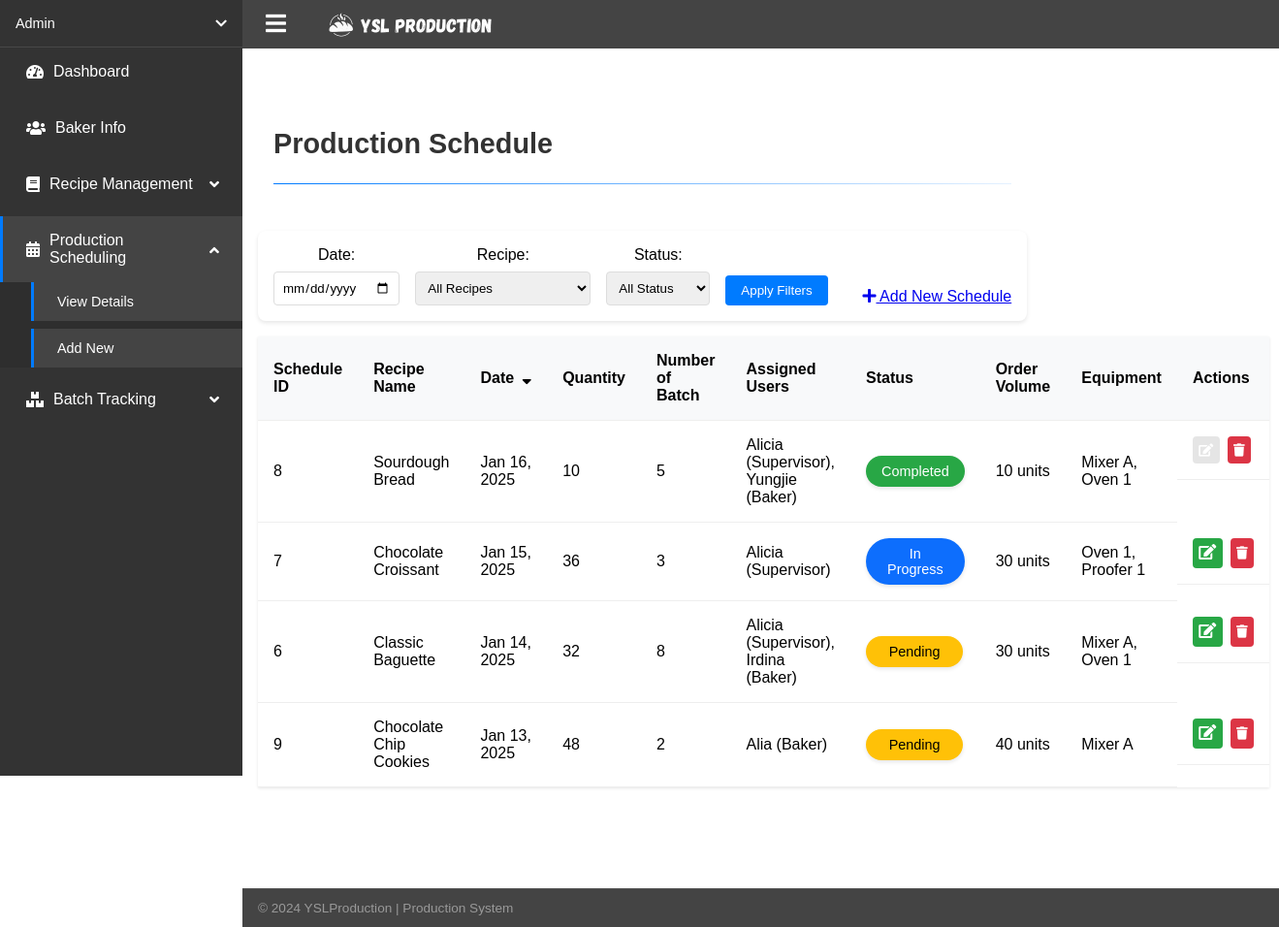
/view_schedules.php (signed in), run on the app's committed database.
### tables this page shows
CREATE TABLE `tbl_schedule` (
  `schedule_id` int(6) NOT NULL,
  `recipe_id` int(6) NOT NULL,
  `schedule_date` date NOT NULL,
  `schedule_quantityToProduce` int(6) NOT NULL,
  `schedule_orderVolumn` int(6) NOT NULL,
  `schedule_status` enum('Pending','In Progress','Completed','') NOT NULL DEFAULT 'Pending',
  `schedule_batchNum` int(3) NOT NULL
);

CREATE TABLE `tbl_recipe` (
  `recipe_id` int(6) NOT NULL,
  `recipe_name` varchar(100) NOT NULL,
  `recipe_category` varchar(100) NOT NULL,
  `recipe_batchSize` int(6) NOT NULL,
  `recipe_unitOfMeasure` varchar(50) NOT NULL,
  `recipe_instructions` text NOT NULL,
  `recipe_dateCreated` timestamp NOT NULL DEFAULT current_timestamp(),
  `recipe_dateUpdated` timestamp NOT NULL DEFAULT current_timestamp() ON UPDATE current_timestamp()
);

### view_schedules.php (the view, shortened to what this page needs)
<?php
require_once 'config/db_connection.php';
$date_filter = $_GET['date'] ?? '';
$sort_by = $_GET['sort'] ?? 'schedule_date';
$sort_order = $_GET['order'] ?? 'DESC';
try {
    $query = "SELECT s.*, r.recipe_name,
              GROUP_CONCAT(DISTINCT CONCAT(u.user_fullName, ' (', u.user_role, ')') SEPARATOR ', ') as assigned_users,
              GROUP_CONCAT(DISTINCT e.equipment_name SEPARATOR ', ') as assigned_equipment
              FROM tbl_schedule s
              LEFT JOIN tbl_recipe r ON s.recipe_id = r.recipe_id
              LEFT JOIN tbl_schedule_assignments sa ON s.schedule_id = sa.schedule_id
              LEFT JOIN tbl_users u ON sa.user_id = u.user_id
              LEFT JOIN tbl_schedule_equipment se ON s.schedule_id = se.schedule_id
              LEFT JOIN tbl_equipments e ON se.equipment_id = e.equipment_id";
    $params = [];
    $query .= " GROUP BY s.schedule_id";
    $query .= " ORDER BY " . ($sort_by == 'schedule_orderVolumn' ? 's.schedule_orderVolumn' : "s.$sort_by") . " $sort_order";
    $stmt = $conn->prepare($query);
    $stmt->execute($params);
    $schedules = $stmt->fetchAll(PDO::FETCH_ASSOC);
} catch(PDOException $e) {
    $error_message = "Error: " . $e->getMessage();
}
function getSortLink($field, $current_sort, $current_order) {
    $new_order = ($current_sort === $field && $current_order === 'ASC') ? 'DESC' : 'ASC';
    $params = $_GET;
    $params['sort'] = $field;
    $params['order'] = $new_order;
    return '?' . http_build_query($params);
}
?>
<!DOCTYPE html>
<html lang="en">
<head>
    <link rel="stylesheet" href="css/style.css">
    <link rel="stylesheet" href="css/dashboard.css">
    <link rel="stylesheet" href="css/schedule.css">
    <link rel="stylesheet" href="https://cdnjs.cloudflare.com/ajax/libs/font-awesome/5.15.4/css/all.min.css">
</head>
<body>
    <?php include 'includes/dashboard_navigation.php'; ?>
    <main class="main-content">
        <div class="page-header">
            <h1>Production Schedule</h1>
            <div class="divider"></div>
        </div>
        <div class="schedule-container">
            <div class="filters">
                <form method="GET" class="filter-form">
                    <div class="filter-group">
                        <label>Date:</label>
                        <input type="date" name="date" value="<?php echo $date_filter; ?>">
                    </div>
                    <div class="filter-group">
                        <label>Recipe:</label>
                        <select name="recipe">
                            <option value="">All Recipes</option>
                        </select>
                    </div>
                    <div class="filter-group">
                        <label>Status:</label>
                        <select name="status">
                            <option value="">All Status</option>
                        </select>
                    </div>
                    <button type="submit" class="filter-btn">Apply Filters</button>
                </form>
                <a href="add_schedule.php" class="add-btn">
                    <i class="fas fa-plus"></i> Add New Schedule
                </a>
            </div>
            <div class="table-responsive">
                <table class="schedule-table">
                    <thead>
                        <tr>
                            <th>
                                <a href="<?php echo getSortLink('schedule_id', $sort_by, $sort_order); ?>" class="sort-link">
                                    Schedule ID
                                </a>
                            </th>
                            <th>
                                <a href="<?php echo getSortLink('recipe_name', $sort_by, $sort_order); ?>" class="sort-link">
                                    Recipe Name
                                </a>
                            </th>
                            <th>
                                <a href="<?php echo getSortLink('schedule_date', $sort_by, $sort_order); ?>" class="sort-link">
                                    Date
                                    <?php if ($sort_by === 'schedule_date'): ?>
                                        <i class="fas fa-sort-<?php echo $sort_order === 'ASC' ? 'up' : 'down'; ?>"></i>
                                    <?php endif; ?>
                                </a>
                            </th>
                            <th>Quantity</th>
                            <th>
                                <a href="<?php echo getSortLink('schedule_batchNum', $sort_by, $sort_order); ?>" class="sort-link">
                                    Number of Batch
                                </a>
                            </th>
                            <th>Assigned Users</th>
                            <th>
                                <a href="<?php echo getSortLink('schedule_status', $sort_by, $sort_order); ?>" class="sort-link">
                                    Status
                                </a>
                            </th>
                            <th>
                                <a href="<?php echo getSortLink('schedule_orderVolumn', $sort_by, $sort_order); ?>" class="sort-link">
                                    Order Volume
                                </a>
                            </th>
                            <th>Equipment</th>
                            <th>Actions</th>
                        </tr>
                    </thead>
                    <tbody>
                        <?php if (empty($schedules)): ?>
                            <tr>
                                <td colspan="8" class="no-records">No schedules found</td>
                            </tr>
                        <?php else: ?>
                            <?php foreach ($schedules as $schedule): ?>
                                <tr>
                                    <td><?php echo $schedule['schedule_id']; ?></td>
                                    <td><?php echo htmlspecialchars($schedule['recipe_name']); ?></td>
                                    <td><?php echo date('M d, Y', strtotime($schedule['schedule_date'])); ?></td>
                                    <td><?php echo $schedule['schedule_quantityToProduce']; ?></td>
                                    <td><?php echo $schedule['schedule_batchNum']; ?></td>
                                    <td><?php echo htmlspecialchars($schedule['assigned_users'] ?? 'No users assigned'); ?></td>
                                    <td>
                                        <span class="status-badge <?php echo strtolower(str_replace(' ', '-', $schedule['schedule_status'])); ?>">
                                            <?php echo $schedule['schedule_status']; ?>
                                        </span>
                                    </td>
                                    <td><?php echo htmlspecialchars($schedule['schedule_orderVolumn']) . " units"; ?></td>
                                    <td><?php echo htmlspecialchars($schedule['assigned_equipment'] ?? 'No equipment assigned'); ?></td>
                                    <td class="actions">
                                        <?php if ($schedule['schedule_status'] !== 'Completed'): ?>
                                            <a href="edit_schedule.php?id=<?php echo $schedule['schedule_id']; ?>" class="btn edit-btn">
                                                <i class="fas fa-edit"></i>
                                            </a>
                                        <?php else: ?>
                                            <button class="btn edit-btn" disabled style="opacity: 0.5; cursor: not-allowed;">
                                                <i class="fas fa-edit"></i>
                                            </button>
                                        <?php endif; ?>
                                        <button class="delete-btn" onclick="deleteSchedule(<?php echo $schedule['schedule_id']; ?>)" title="Delete">
                                            <i class="fas fa-trash"></i>
                                        </button>
                                    </td>
                                </tr>
                            <?php endforeach; ?>
                        <?php endif; ?>
                    </tbody>
                </table>
            </div>
        </div>
    </main>
</body>
</html>

### css/style.css (style rules this page uses)
* { margin: 0; padding: 0; box-sizing: border-box; font-family: Arial, sans-serif; }
body { background: linear-gradient(rgba(0, 0, 0, 0.6), rgba(0, 0, 0, 0.6)), url('../assets/images/banner.png'); background-size: cover; background-position: center; background-attachment: fixed; min-height: 100vh; color: white; display: flex; flex-direction: column; }
main { max-width: 1200px; margin: 8rem auto; text-align: center; padding: 0 1rem; flex: 1; }

### css/dashboard.css (style rules this page uses)
body { display: grid; grid-template-areas: "sidebar topbar" "sidebar main" "sidebar bottombar"; grid-template-columns: 250px 1fr; grid-template-rows: 50px 1fr auto; min-height: 100vh; background-color: white; position: relative; background-image: none; }
.main-content { grid-area: main; padding: 2rem 2rem 0 0; background-color: white; margin-top: 50px; margin-left: 0; width: calc(100% - 0px); transition: width 0.3s ease, margin-left 0.3s ease; padding-left: 0; display: block; }
body:not(.sidebar-collapsed) .main-content { width: calc(100% - 250px); margin-left: 0; }
.page-header { padding: 0 2rem; margin-bottom: 2rem; text-align: left; }
.page-header h1 { font-size: 1.8rem; color: #333; margin: 0; padding-bottom: 1rem; }
.divider { height: 1px; background: linear-gradient(to right, #007bff, rgba(0, 123, 255, 0.1)); margin-top: 0.5rem; width: 100%; align-self: flex-start; }
.edit-btn { background-color: #28a745; color: white; }
.delete-btn { background-color: #dc3545; color: white; }

### css/schedule.css (style rules this page uses)
.schedule-container { padding: 1rem; }
.filters { background: white; padding: 1rem; border-radius: 8px; box-shadow: 0 2px 4px rgba(0,0,0,0.1); margin-bottom: 1rem; display: flex; justify-content: space-between; align-items: flex-end; flex-wrap: wrap; gap: 1rem; }
.filter-form { display: flex; gap: 1rem; flex-wrap: wrap; align-items: flex-end; }
.filter-group { display: flex; flex-direction: column; gap: 0.5rem; }
.filter-group label { font-weight: 500; color: #000; }
.filter-group input, .filter-group select { padding: 0.5rem; border: 1px solid #ddd; border-radius: 4px; color: #000; }
.filter-btn { background: #007bff; color: white; border: none; border-radius: 4px; padding: 0.5rem 1rem; cursor: pointer; }
.schedule-table { width: 100%; border-collapse: collapse; background: white; box-shadow: 0 1px 3px rgba(0,0,0,0.1); color: #000; }
.schedule-table th, .schedule-table td { padding: 1rem; text-align: left; border-bottom: 1px solid #eee; color: #000; }
.schedule-table th { background: #f8f9fa; font-weight: 600; }
.sort-link { color: #000; text-decoration: none; display: flex; align-items: center; gap: 0.5rem; }
.status-badge { padding: 8px 16px; border-radius: 50px; font-size: 0.9rem; font-weight: 500; display: inline-block; text-align: center; min-width: 100px; box-shadow: 0 2px 4px rgba(0, 0, 0, 0.1); }
.status-badge.pending { background-color: #ffc107; color: #000; }
.status-badge.in-progress { background-color: #0d6efd; color: #fff; }
.status-badge.completed { background-color: #28a745; color: #fff; }
.actions { display: flex; gap: 0.5rem; }
.edit-btn, .delete-btn { padding: 0.4rem; border: none; border-radius: 4px; cursor: pointer; color: white; }
.edit-btn { background: #28a745; }
.delete-btn { background: #dc3545; }
.btn.edit-btn[disabled] { background-color: #cccccc; pointer-events: none; }

### data on the page
tbl_schedule: schedule_id "8", recipe.recipe_name "Sourdough Bread", schedule_date "Jan 16, 2025", schedule_quantityToProduce "10", schedule_batchNum "5", assigned_users "Alicia (Supervisor), Yungjie (Baker)", schedule_status "Completed", schedule_orderVolumn "10", assigned_equipment "Mixer A, Oven 1"
tbl_schedule: schedule_id "7", recipe.recipe_name "Chocolate Croissant", schedule_date "Jan 15, 2025", schedule_quantityToProduce "36", schedule_batchNum "3", assigned_users "Alicia (Supervisor)", schedule_status "In Progress", schedule_orderVolumn "30", assigned_equipment "Oven 1, Proofer 1"
tbl_schedule: schedule_id "6", recipe.recipe_name "Classic Baguette", schedule_date "Jan 14, 2025", schedule_quantityToProduce "32", schedule_batchNum "8", assigned_users "Alicia (Supervisor), Irdina (Baker)", schedule_status "Pending", schedule_orderVolumn "30", assigned_equipment "Mixer A, Oven 1"
tbl_schedule: schedule_id "9", recipe.recipe_name "Chocolate Chip Cookies", schedule_date "Jan 13, 2025", schedule_quantityToProduce "48", schedule_batchNum "2", assigned_users "Alia (Baker)", schedule_status "Pending", schedule_orderVolumn "40", assigned_equipment "Mixer A"

### other printed values
$_SESSION['user_fullName'] "Admin"
